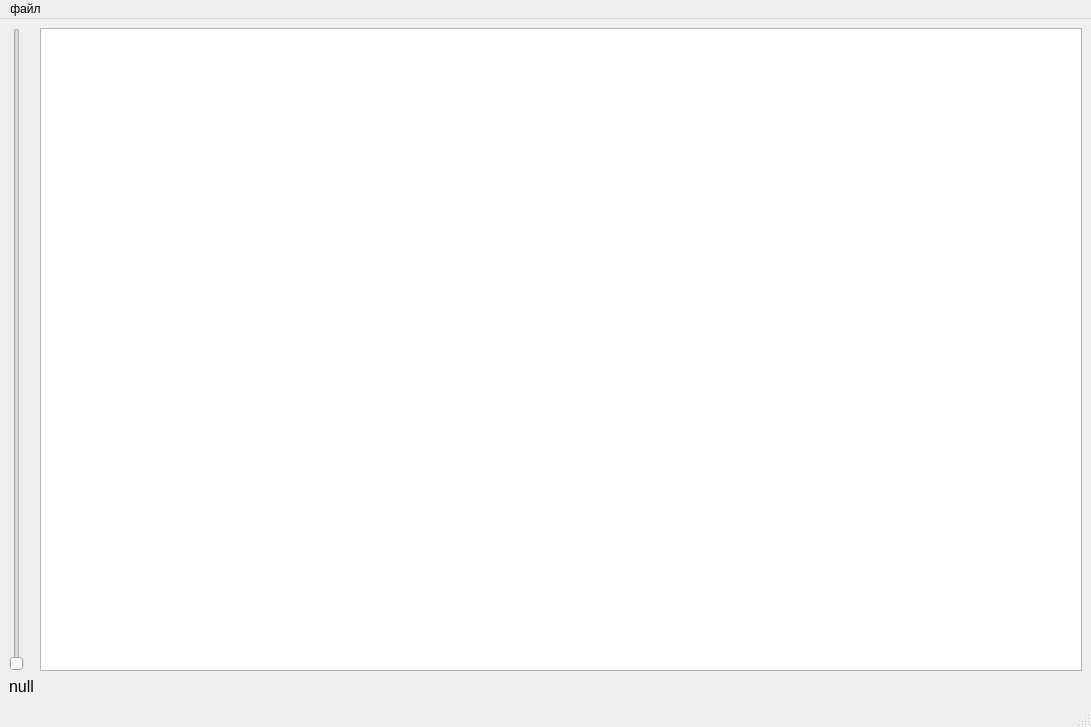
<?xml version="1.0" encoding="UTF-8"?>
<ui version="4.0">
 <class>MainWindow</class>
 <widget class="QMainWindow" name="MainWindow">
  <property name="geometry">
   <rect>
    <x>0</x>
    <y>0</y>
    <width>1091</width>
    <height>727</height>
   </rect>
  </property>
  <property name="windowTitle">
   <string>MainWindow</string>
  </property>
  <widget class="QWidget" name="centralwidget">
   <layout class="QGridLayout" name="gridLayout">
    <item row="0" column="2">
     <widget class="QPlainTextEdit" name="mainTextEdit">
      <property name="sizePolicy">
       <sizepolicy hsizetype="Preferred" vsizetype="Minimum">
        <horstretch>0</horstretch>
        <verstretch>0</verstretch>
       </sizepolicy>
      </property>
      <property name="font">
       <font>
        <pointsize>50</pointsize>
       </font>
      </property>
      <property name="cursor" stdset="0">
       <cursorShape>IBeamCursor</cursorShape>
      </property>
      <property name="plainText">
       <string/>
      </property>
     </widget>
    </item>
    <item row="0" column="0">
     <widget class="QSlider" name="fontSlider">
      <property name="orientation">
       <enum>Qt::Orientation::Vertical</enum>
      </property>
     </widget>
    </item>
    <item row="1" column="0">
     <widget class="QLabel" name="fontLabel">
      <property name="font">
       <font>
        <pointsize>12</pointsize>
       </font>
      </property>
      <property name="text">
       <string>null</string>
      </property>
     </widget>
    </item>
   </layout>
  </widget>
  <widget class="QMenuBar" name="menubar">
   <property name="geometry">
    <rect>
     <x>0</x>
     <y>0</y>
     <width>1091</width>
     <height>23</height>
    </rect>
   </property>
   <widget class="QMenu" name="menu">
    <property name="title">
     <string>файл</string>
    </property>
    <addaction name="separator"/>
    <addaction name="actionSave"/>
    <addaction name="separator"/>
    <addaction name="actionExit"/>
    <addaction name="actionTutor"/>
   </widget>
   <addaction name="menu"/>
  </widget>
  <widget class="QStatusBar" name="statusbar"/>
  <action name="actionSave">
   <property name="text">
    <string>сохранить</string>
   </property>
   <property name="shortcut">
    <string>Ctrl+S</string>
   </property>
  </action>
  <action name="actionExit">
   <property name="text">
    <string>выход</string>
   </property>
   <property name="shortcut">
    <string>Ctrl+Q</string>
   </property>
  </action>
  <action name="actionTutor">
   <property name="text">
    <string>справка | туториал</string>
   </property>
   <property name="shortcut">
    <string>F1</string>
   </property>
  </action>
 </widget>
 <resources/>
 <connections/>
</ui>
